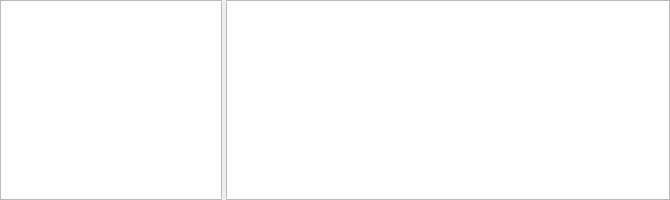
<?xml version="1.0" encoding="UTF-8"?>
<ui version="4.0">
 <class>VolumeLocalizerView</class>
 <widget class="QWidget" name="VolumeLocalizerView">
  <property name="geometry">
   <rect>
    <x>0</x>
    <y>0</y>
    <width>670</width>
    <height>200</height>
   </rect>
  </property>
  <property name="sizePolicy">
   <sizepolicy hsizetype="MinimumExpanding" vsizetype="MinimumExpanding">
    <horstretch>5</horstretch>
    <verstretch>1</verstretch>
   </sizepolicy>
  </property>
  <property name="windowTitle">
   <string>Form</string>
  </property>
  <layout class="QHBoxLayout" name="horizontalLayout">
   <property name="spacing">
    <number>2</number>
   </property>
   <property name="leftMargin">
    <number>0</number>
   </property>
   <property name="topMargin">
    <number>0</number>
   </property>
   <property name="rightMargin">
    <number>0</number>
   </property>
   <property name="bottomMargin">
    <number>0</number>
   </property>
   <item>
    <widget class="EnfaceView" name="graphicsViewLocalizer">
     <property name="sizePolicy">
      <sizepolicy hsizetype="MinimumExpanding" vsizetype="MinimumExpanding">
       <horstretch>2</horstretch>
       <verstretch>2</verstretch>
      </sizepolicy>
     </property>
     <property name="minimumSize">
      <size>
       <width>200</width>
       <height>200</height>
      </size>
     </property>
    </widget>
   </item>
   <item>
    <spacer name="horizontalSpacer_3">
     <property name="orientation">
      <enum>Qt::Horizontal</enum>
     </property>
     <property name="sizeType">
      <enum>QSizePolicy::Preferred</enum>
     </property>
     <property name="sizeHint" stdset="0">
      <size>
       <width>2</width>
       <height>20</height>
      </size>
     </property>
    </spacer>
   </item>
   <item>
    <widget class="VolumeView" name="graphicsViewVolume">
     <property name="sizePolicy">
      <sizepolicy hsizetype="MinimumExpanding" vsizetype="MinimumExpanding">
       <horstretch>4</horstretch>
       <verstretch>2</verstretch>
      </sizepolicy>
     </property>
     <property name="minimumSize">
      <size>
       <width>400</width>
       <height>200</height>
      </size>
     </property>
    </widget>
   </item>
  </layout>
 </widget>
 <customwidgets>
  <customwidget>
   <class>EnfaceView</class>
   <extends>QGraphicsView</extends>
   <header>oat.modules.annotation.views.enface_view</header>
  </customwidget>
  <customwidget>
   <class>VolumeView</class>
   <extends>QGraphicsView</extends>
   <header>oat.modules.annotation.views.volume_view</header>
  </customwidget>
 </customwidgets>
 <resources>
  <include location="resources.qrc"/>
 </resources>
 <connections/>
</ui>
